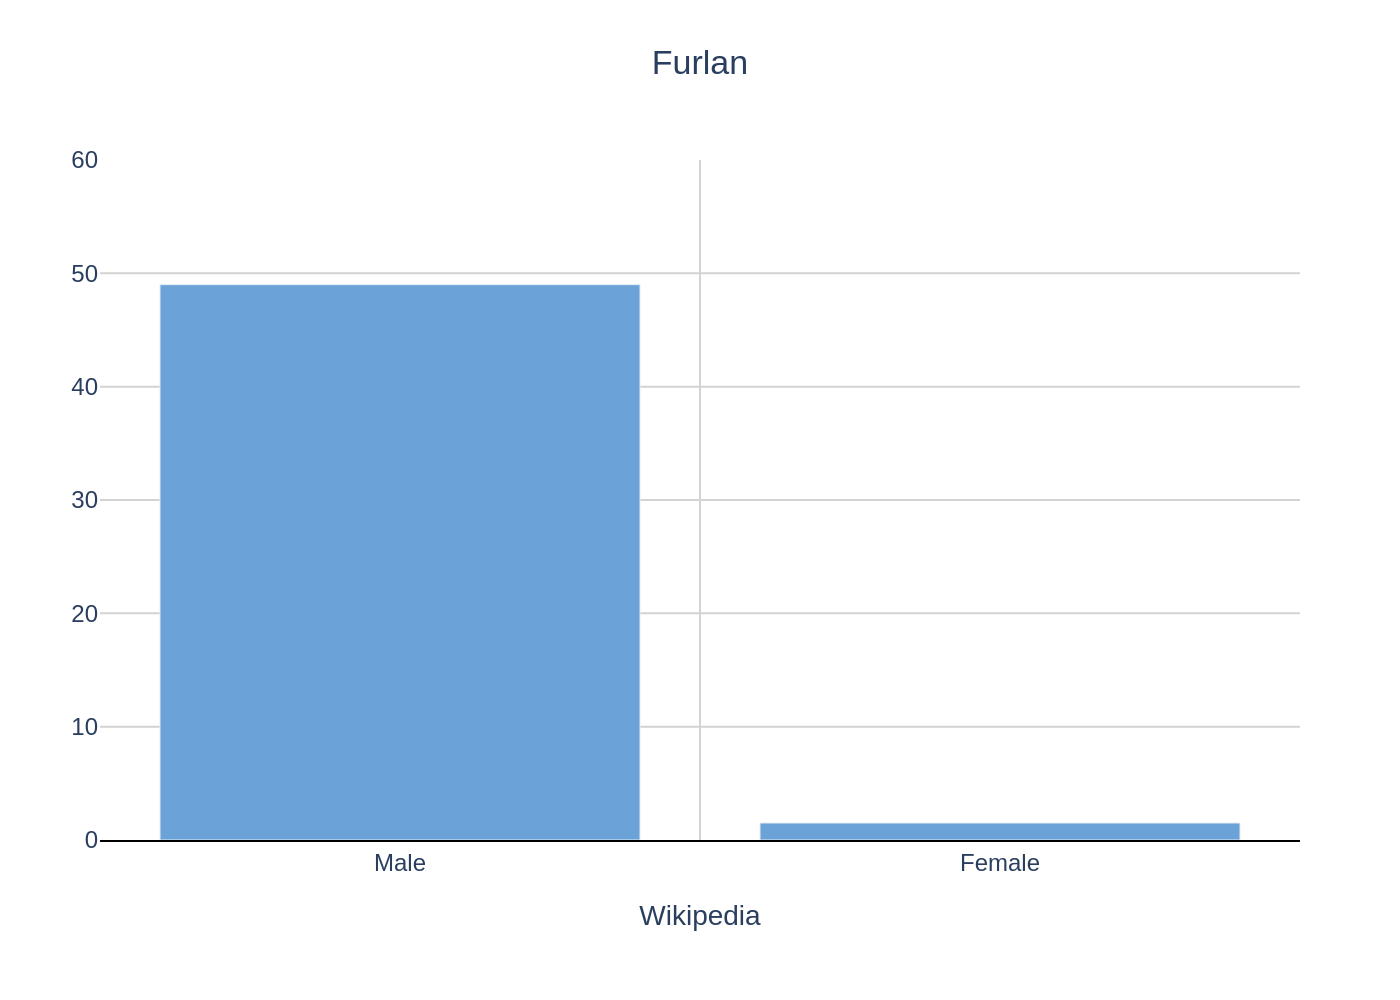

Python code for this plot:
import sys
import json
import pathlib
import plotly.graph_objects as go

def main():
    """
    Generates a chart from a JSON data file using Plotly.
    """
    if len(sys.argv) != 2:
        print(f"Usage: python {sys.argv[0]} <json_file_path>")
        sys.exit(1)

    json_path = pathlib.Path(sys.argv[1])
    if not json_path.is_file():
        print(f"Error: File not found at {json_path}")
        sys.exit(1)

    output_filename = json_path.stem + ".png"

    with open(json_path, 'r', encoding='utf-8') as f:
        config = json.load(f)

    chart_data = config['chart_data']
    texts = config['texts']
    colors = config['colors']

    fig = go.Figure()

    for i, series in enumerate(chart_data):
        fig.add_trace(go.Bar(
            x=series['x_values'],
            y=series['y_values'],
            marker_color=colors[i % len(colors)],
            name=''  # No legend item
        ))

    # Construct title string
    title_text = texts.get('title', '')
    if texts.get('subtitle'):
        title_text += f"<br><sub>{texts['subtitle']}</sub>"

    fig.update_layout(
        title=dict(
            text=title_text,
            x=0.5,
            y=0.95,
            xanchor='center',
            yanchor='top'
        ),
        xaxis=dict(
            title=texts.get('x_axis_title'),
            showgrid=False,
            showline=True,
            linecolor='black',
            linewidth=1,
            zeroline=False
        ),
        yaxis=dict(
            title=texts.get('y_axis_title'),
            range=[0, 60],
            dtick=10,
            showgrid=True,
            gridcolor='lightgrey',
            showline=False,
            zeroline=False
        ),
        font=dict(
            family="Arial",
            size=12
        ),
        showlegend=False,
        plot_bgcolor='white',
        paper_bgcolor='white',
        margin=dict(l=50, r=50, t=80, b=80)
    )
    
    # Add the vertical tick mark between categories
    # It seems to be part of the axis styling in the original chart.
    # We can replicate this with a shape.
    fig.add_shape(
        type="line",
        xref="x",
        yref="y",
        x0=0.5,
        y0=0,
        x1=0.5,
        y1=60,
        line=dict(
            color="lightgrey",
            width=1
        ),
        layer="below"
    )


    fig.write_image(output_filename, scale=2)
    print(f"Chart saved to {output_filename}")

if __name__ == "__main__":
    main()
